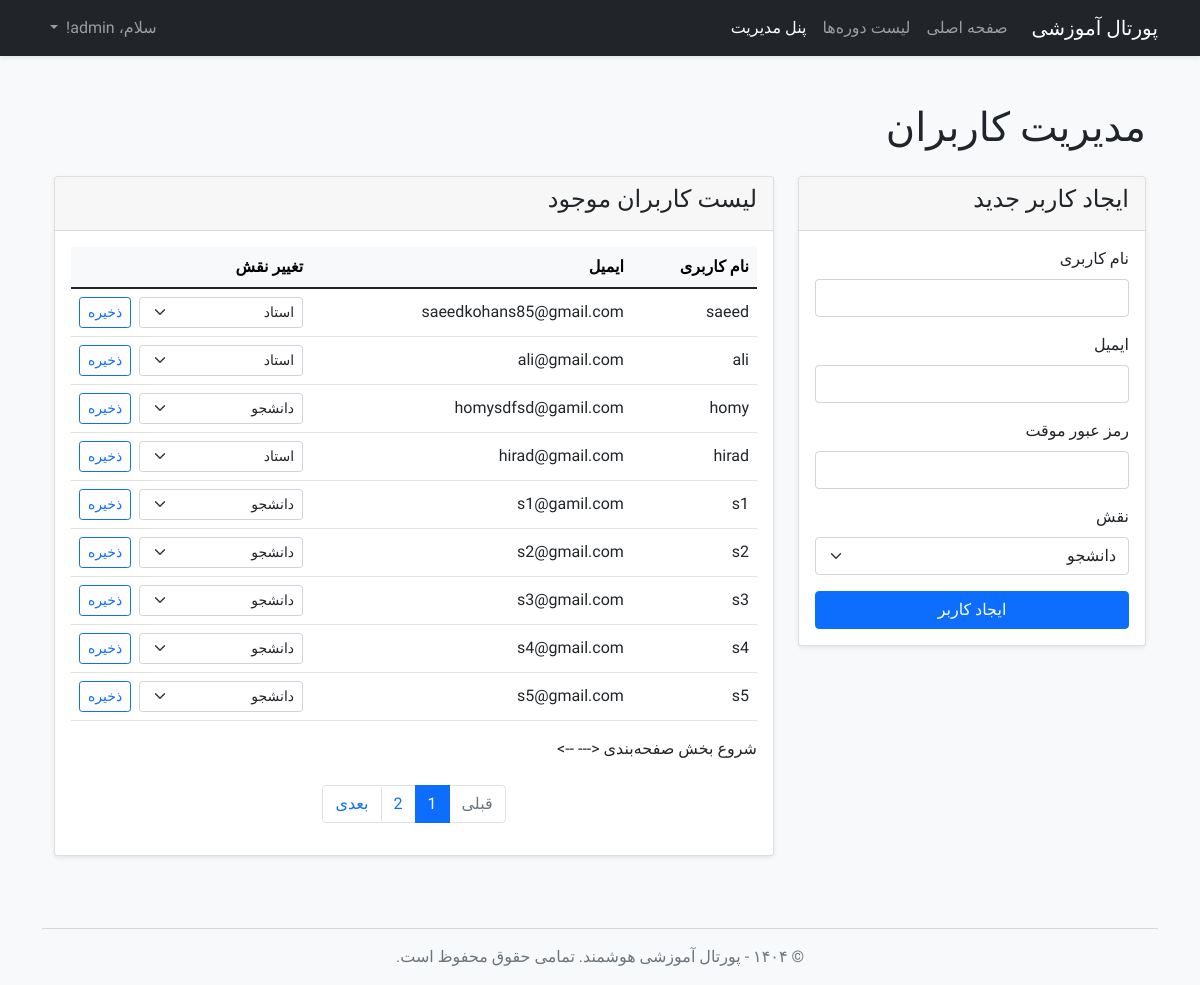
The app's page /admin/users (signed in) with its own data.
### app/models.py (models this page shows, shortened)
class User(UserMixin, db.Model):
    id = db.Column(db.Integer, primary_key=True)
    username = db.Column(db.String(64), index=True, unique=True, nullable=False)
    email = db.Column(db.String(120), index=True, unique=True, nullable=False)
    password_hash = db.Column(db.String(128))
    role = db.Column(db.String(20), nullable=False, default='student')
    enrollments = db.relationship('Enrollment', backref='student', lazy='dynamic', foreign_keys='Enrollment.user_id')
    taught_courses = db.relationship('Course', backref='instructor', lazy='dynamic',
                                     foreign_keys='Course.instructor_id')

### app/routes.py (the view, shortened to what this page needs)
@app.route('/admin/users', methods=['GET', 'POST'])
@login_required
def manage_users():
    if current_user.role != 'admin':
        abort(403)
    create_form = AdminCreateUserForm()
    page = request.args.get('page', 1, type=int)
    users_pagination = User.query.order_by(User.id).paginate(page=page, per_page=10, error_out=False)
    return render_template('manage_users.html', title='مدیریت کاربران', users_pagination=users_pagination, form=create_form, ChangeRoleForm=ChangeRoleForm)

### app/forms.py (shortened to what this page needs)
class AdminCreateUserForm(FlaskForm):
    username = StringField('نام کاربری', validators=[DataRequired()])
    email = StringField('ایمیل', validators=[DataRequired(), Email()])
    password = PasswordField('رمز عبور موقت', validators=[DataRequired()])
    role = SelectField('نقش', choices=[('student', 'دانشجو'), ('instructor', 'استاد')], validators=[DataRequired()])
    submit_create = SubmitField('ایجاد کاربر')

class ChangeRoleForm(FlaskForm):
    role = SelectField('نقش جدید', choices=[('student', 'دانشجو'), ('instructor', 'استاد')])
    submit_change = SubmitField('ذخیره')

### app/models.py (called while the page is built)
@login.user_loader
def load_user(id):
    return User.query.get(int(id))

### app/templates/manage_users.html (shortened to what this page needs)
{% extends "base.html" %}
{% block content %}
<div class="container py-4">
    <h1 class="mb-4">مدیریت کاربران</h1>
    <div class="row">
        <div class="col-lg-4">
            <div class="card shadow-sm mb-4">
                <div class="card-header">
                    <h4>ایجاد کاربر جدید</h4>
                </div>
                <div class="card-body">
                    <form method="POST" action="{{ url_for('manage_users') }}" novalidate>
                        <div class="mb-3">
                            <label for="username" class="form-label">نام کاربری</label>
                            {{ form.username(class="form-control", id="username") }}
                        </div>
                        <div class="mb-3">
                            <label for="email" class="form-label">ایمیل</label>
                            {{ form.email(class="form-control", id="email") }}
                        </div>
                        <div class="mb-3">
                            <label for="password" class="form-label">رمز عبور موقت</label>
                            {{ form.password(class="form-control", id="password") }}
                        </div>
                        <div class="mb-3">
                            <label for="role" class="form-label">نقش</label>
                            {{ form.role(class="form-select", id="role") }}
                        </div>
                        <button type="submit" name="submit_create" value="submit" class="btn btn-primary w-100">ایجاد کاربر</button>
                    </form>
                </div>
            </div>
        </div>
        <div class="col-lg-8">
            <div class="card shadow-sm">
                <div class="card-header">
                    <h4>لیست کاربران موجود</h4>
                </div>
                <div class="card-body">
                    <div class="table-responsive">
                        <table class="table table-hover align-middle">
                            <thead class="table-light">
                                <tr>
                                    <th>نام کاربری</th>
                                    <th>ایمیل</th>
                                    <th style="width: 35%;">تغییر نقش</th>
                                </tr>
                            </thead>
                            <tbody>
                                {% for user in users_pagination.items if user.id != current_user.id %}
                                <tr>
                                    <td>{{ user.username }}</td>
                                    <td>{{ user.email }}</td>
                                    <td>
                                        <form action="{{ url_for('set_user_role', user_id=user.id, page=users_pagination.page) }}" method="POST" class="d-flex gap-2">
                                            {% set role_form = ChangeRoleForm(role=user.role) %}
                                            {{ role_form.role(class="form-select form-select-sm") }}
                                            {{ role_form.submit_change(class="btn btn-outline-primary btn-sm") }}
                                        </form>
                                    </td>
                                </tr>
                                {% endfor %}
                            </tbody>
                        </table>
                    </div>
                    شروع بخش صفحه‌بندی <--- -->
                    {% if users_pagination and users_pagination.pages > 1 %}
                    <nav aria-label="User navigation" class="mt-4">
                        <ul class="pagination justify-content-center">
                            <li class="page-item {% if not users_pagination.has_prev %}disabled{% endif %}">
                                <a class="page-link" href="{{ url_for('manage_users', page=users_pagination.prev_num) }}">قبلی</a>
                            </li>
                            {% for page_num in users_pagination.iter_pages(left_edge=1, right_edge=1, left_current=1, right_current=2) %}
                                {% if page_num %}
                                    <li class="page-item {% if page_num == users_pagination.page %}active{% endif %}">
                                        <a class="page-link" href="{{ url_for('manage_users', page=page_num) }}">{{ page_num }}</a>
                                    </li>
                                {% else %}
                                    <li class="page-item disabled"><span class="page-link">…</span></li>
                                {% endif %}
                            {% endfor %}
                            <li class="page-item {% if not users_pagination.has_next %}disabled{% endif %}">
                                <a class="page-link" href="{{ url_for('manage_users', page=users_pagination.next_num) }}">بعدی</a>
                            </li>
                        </ul>
                    </nav>
                    {% endif %}
                </div>
            </div>
        </div>
    </div>
</div>
{% endblock %}

### app/templates/base.html (shortened to what this page needs)
<!doctype html>
<html lang="fa" dir="rtl">
<head>
    <link href="https://cdn.jsdelivr.net/npm/bootstrap@5.1.3/dist/css/bootstrap.rtl.min.css" rel="stylesheet">
    <link rel="stylesheet" href="{{ url_for('static', filename='css/style.css') }}">
</head>
<body class="bg-light">
    <nav class="navbar navbar-expand-lg navbar-dark bg-dark shadow-sm">
        <div class="container">
            <a class="navbar-brand" href="{{ url_for('home') }}">پورتال آموزشی</a>
            <div class="collapse navbar-collapse" id="navbarNav">
                <ul class="navbar-nav me-auto mb-2 mb-lg-0">
                    <li class="nav-item">
                        <a class="nav-link" href="{{ url_for('home') }}">صفحه اصلی</a>
                    </li>
                    <li class="nav-item">
                        <a class="nav-link" href="{{ url_for('courses') }}">لیست دوره‌ها</a>
                    </li>
                    {% if current_user.is_authenticated %}
                        <li class="nav-item">
                            <a class="nav-link active" href="{{ url_for('my_dashboard') }}">
                                {% if current_user.role == 'student' %}
                                    داشبورد من
                                {% else %}
                                    پنل مدیریت
                                {% endif %}
                            </a>
                        </li>
                    {% endif %}
                </ul>
                <ul class="navbar-nav ms-auto">
                    {% if current_user.is_anonymous %}
                    <li class="nav-item">
                        <a class="nav-link" href="{{ url_for('login') }}">ورود</a>
                    </li>
                    {% else %}
                    <li class="nav-item dropdown">
                        <a class="nav-link dropdown-toggle" href="#" id="navbarDropdown" role="button" data-bs-toggle="dropdown">
                            سلام، {{ current_user.username }}!
                        </a>
                    </li>
                    {% endif %}
                </ul>
            </div>
        </div>
    </nav>
    <main class="container mt-4">
        {% block content %}{% endblock %}
    </main>
    <footer class="container text-center mt-5 mb-3 text-muted">
        <hr>
        <p>&copy; ۱۴۰۴ - پورتال آموزشی هوشمند. تمامی حقوق محفوظ است.</p>
    </footer>
</body>
</html>

### app/static/css/style.css (style rules this page uses)
body { font-family: 'Vazirmatn', sans-serif; font-weight: 400; }
.form-label { font-weight: 500; }

### records on screen
User: username "admin"
User: username "saeed", email "saeedkohans85@gmail.com", role "استاد"
User: username "ali", email "ali@gmail.com", role "استاد"
User: username "homy", email "homysdfsd@gamil.com", role "دانشجو"
User: username "hirad", email "hirad@gmail.com", role "استاد"
User: username "s1", email "s1@gamil.com", role "دانشجو"
User: username "s2", email "s2@gmail.com", role "دانشجو"
User: username "s3", email "s3@gmail.com", role "دانشجو"
User: username "s4", email "s4@gmail.com", role "دانشجو"
User: username "s5", email "s5@gmail.com", role "دانشجو"

### other values on screen
{{ page_num }} "1" "2"
